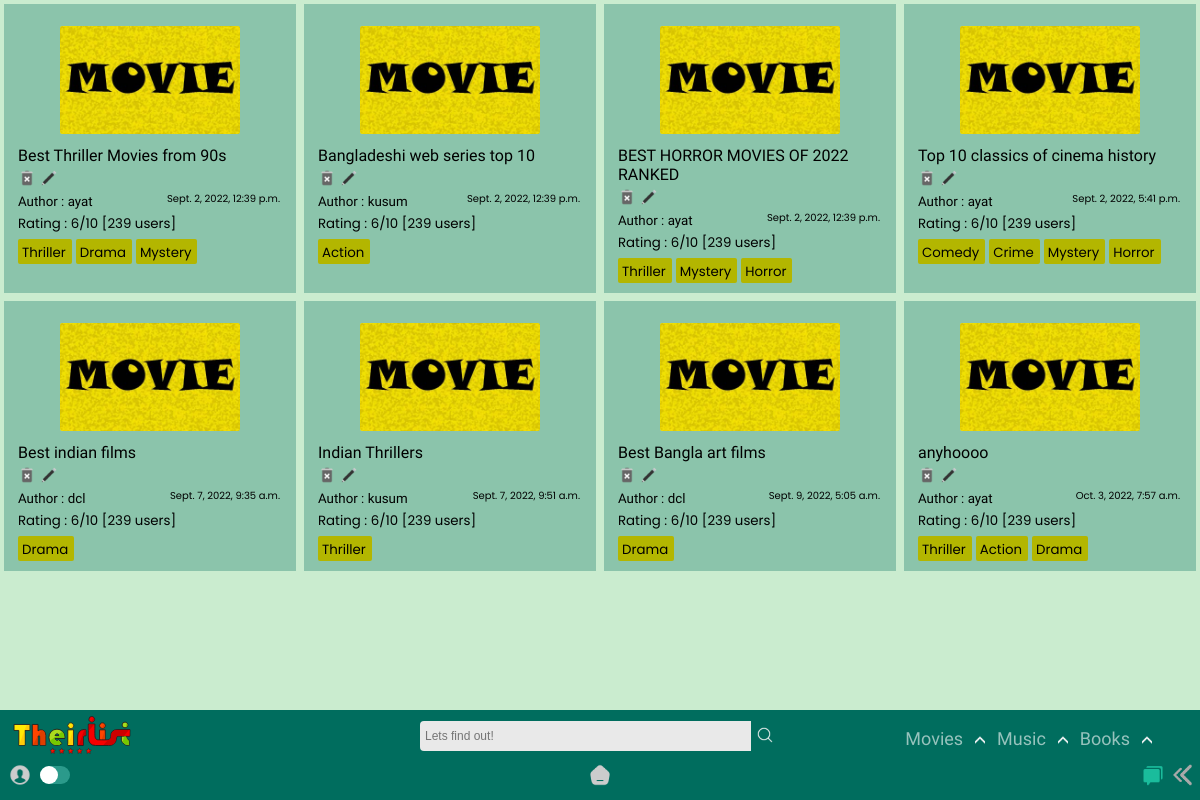
/home/film/, run on the app's committed database.
### app/models.py (models this page shows, shortened)
class List(models.Model):
    title = models.CharField(max_length=65)
    genre = models.ManyToManyField('Genre')
    creator = models.ForeignKey(User,on_delete=models.SET_NULL,blank=True, null=True)
    posted = models.DateTimeField(auto_now_add=True)
    content = RichTextField(null=True,default=' ')
    type = models.CharField(max_length=10,default="Movie")
    slug = models.SlugField(max_length= 300,null=True, blank = True, unique=True)

class Genre(models.Model):
    name = models.CharField(max_length=150)
    def __str__(self):
        return self.name

### app/views.py (the view)
# urls.py: path('film/',views.film, name='film'),
def film(request,query=None):
    if not query:
        qs = List.objects.all()
    else:
        qs = List.objects.filter(genre__name__icontains=query)
    return render(request, 'app/film.html', {'query': qs, 'result' : query} )

### templates/app/film.html (shortened to what this page needs)
{% extends "index.html" %}
{% load static %}
{% block content %}
<section>
    <div class="contain-sec" id="contain-sec5">
      {% for film in query %}
      <div class="elements">
        <div class="thumb">
          <img src="{% static 'app/images/movie-poster.jpg' %}" width="100px" />
        </div>
        <div class="Title">
          <a href="{% url 'app:list_detail' film.slug %}"><h4 class="tit">{{film.title}}</h4></a>
          {% if user.id == film.creator.id %}
          <a href="{% url 'app:delete_movie' film.slug %}"><img src ="{% static 'app/images/delete.png' %}"></a>
          <a href="{% url 'app:update_list' film.slug %}"><img src ="{% static 'app/images/edit.png' %}"></a>
          {% else %}
          <img src ="{% static 'app/images/delete-dis.png' %}">
          <img src ="{% static 'app/images/edit-dis.png' %}">
          {% endif %}
        </div>
        <div class="Author">
          <small>Author : {{film.creator.username}}<span>{{film.posted}}</span></small>
        </div>
        <div class="rating"><small>Rating : 6/10 [239 users]</small></div>
          {% for tag in film.genre.all %}
          <div class="Genre">
            <a href="{% url 'app:film' query=tag %}">
              <small>{{ tag }}</small>
            </a>
          </div>
            {% empty %}
            No tags!
          {% endfor %}
      </div>
      {% endfor %}
    </div>
  </section>
{% endblock content %}

### static/app/css/desk.css (style rules this page uses)
:root { --rd: #D10000; --white: rgb(233, 233, 233); --rd2: #9DAAF2; --dark: #1d1d1d; --teal: rgb(0, 109, 94); }
* { -webkit-tap-highlight-color: transparent; margin: 0; padding: 0; box-sizing: border-box; }
body { -webkit-tap-highlight-color: transparent; background-color: #CAECCF; text-decoration: none; height: 100vh; display: flex; flex-direction: column; font-family: 'Raleway', sans-serif; }
.Title img { height: 18px!important; }
.Genre small { padding: 0 0; margin-right: 2px; }

### static/app/css/content_css.css (style rules this page uses)
section { position: relative; z-index: 0; }
.contain-sec { padding-top: 0px; display: grid; width: 100%; color: black; grid-template-rows: repeat(auto-fit, minmax(100px, 1fr)); grid-template-columns: repeat(auto-fit, minmax(250px, 1fr)); position: relative; margin-bottom: 100px; }
.elements { padding: 10px 14px; width: auto; background-color: rgba(0, 109, 94, 0.315); margin: 4px; border-radius: 0px; position: relative; }
.thumb { display: grid; justify-content: center; }
.thumb img { height: 108px; width: auto; border-radius: 2px; margin: 12px; }
.tit { font-weight: lighter; transition: all 250ms ease-in-out; margin-bottom: 4px; }
.Author span { position: absolute; margin-right: 16px; right: 0; cursor: pointer; font-size: 10px; font-family: 'Poppins', sans-serif; }
.rating { font-family: 'Poppins', sans-serif; }
.Genre { margin: 0px 0px; margin-top: 4px; padding: 0px 4px; border-radius: 2px; background-color: rgb(179, 182, 0); color: rgb(0, 0, 0); width: max-content; cursor: pointer; display: inline-block; font-family: 'Poppins', sans-serif; transition: all 350ms ease-in-out; }

### templates/app/film.html (style rules this page uses)
.Title img { height: 14px; }

### data on the page
List: title "Best Thriller Movies from 90s", creator.username "ayat", posted "Sept. 2, 2022, 12:39 p.m."
Genre: name "Thriller"
Genre: name "Drama"
Genre: name "Mystery"
List: title "Bangladeshi web series top 10", creator.username "kusum", posted "Sept. 2, 2022, 12:39 p.m."
Genre: name "Action"
List: title "BEST HORROR MOVIES OF 2022 RANKED", creator.username "ayat", posted "Sept. 2, 2022, 12:39 p.m."
Genre: name "Horror"
List: title "Top 10 classics of cinema history", creator.username "ayat", posted "Sept. 2, 2022, 5:41 p.m."
Genre: name "Comedy"
Genre: name "Crime"
List: title "Best indian films", creator.username "dcl", posted "Sept. 7, 2022, 9:35 a.m."
List: title "Indian Thrillers", creator.username "kusum", posted "Sept. 7, 2022, 9:51 a.m."
List: title "Best Bangla art films", creator.username "dcl", posted "Sept. 9, 2022, 5:05 a.m."
List: title "anyhoooo", creator.username "ayat", posted "Oct. 3, 2022, 7:57 a.m."
